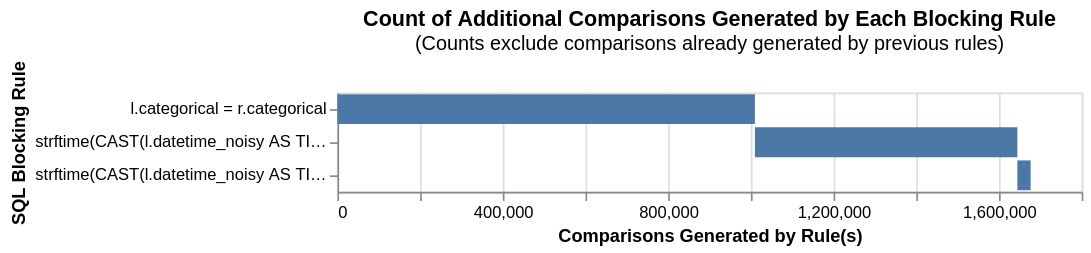

Notebook cell for this chart:
### Markdown cell above
### Splink's blocking analysis tool

We can use this to take a look at how effective our blocking is. Each increment introduces more unique pairs (w.r.t. previous blocking rules) into the total - the approach here is to get rid of pairs that we KNOW cannot be matches.

### Code cell
from splink.blocking_analysis import (
    cumulative_comparisons_to_be_scored_from_blocking_rules_chart
)

brs = get_non_numerical_blocking_rules()

cumulative_comparisons_to_be_scored_from_blocking_rules_chart(
    table_or_tables=[df1, df2],
    blocking_rules=brs,
    db_api=db_api,
    link_type="link_only",
    unique_id_column_name=UNIQUE_ID_COL
)

### Figure 1 — Vega-Lite specification as saved in the notebook (floating-point values rounded to 4 significant figures)
{"config": {"view": {"continuousWidth": 300, "continuousHeight": 300}}, "data": {"name": "data-d9e79d08e8a8ff43f9c43dcee0436e13"}, "mark": "bar", "encoding": {"order": {"field": "cumulative_rows"}, "tooltip": [{"field": "blocking_rule", "title": "SQL Condition", "type": "nominal"}, {"field": "row_count", "format": ",", "title": "Comparisons Generated", "type": "quantitative"}, {"field": "cumulative_rows", "format": ",", "title": "Cumulative Comparisons", "type": "quantitative"}, {"field": "cartesian", "format": ",", "title": "Total comparisons in Cartesian product", "type": "quantitative"}], "x": {"field": "start", "title": "Comparisons Generated by Rule(s)", "type": "quantitative"}, "x2": {"field": "cumulative_rows"}, "y": {"field": "blocking_rule", "sort": ["-x2"], "title": "SQL Blocking Rule"}}, "height": {"step": 20}, "title": {"text": "Count of Additional Comparisons Generated by Each Blocking Rule", "subtitle": "(Counts exclude comparisons already generated by previous rules)"}, "width": 450, "$schema": "https://vega.github.io/schema/vega-lite/v5.9.3.json", "datasets": {"data-d9e79d08e8a8ff43f9c43dcee0436e13": [{"blocking_rule": "\n        l.categorical = r.categorical \n    ", "row_count": 1009640, "cumulative_rows": 1009640, "cartesian": 2304168, "match_key": "0", "start": 0}, {"blocking_rule": "\n        strftime(CAST(l.datetime_noisy AS TIMESTAMP) + INTERVAL '1' DAY, '%Y%m') = strftime(CAST(r.datetime_noisy AS TIMESTAMP), '%Y%m')\n    ", "row_count": 634731, "cumulative_rows": 1644371, "cartesian": 2304168, "match_key": "1", "start": 1009640}, {"blocking_rule": "\n        strftime(CAST(l.datetime_noisy AS TIMESTAMP) - INTERVAL '1' DAY, '%Y%m') = strftime(CAST(r.datetime_noisy AS TIMESTAMP), '%Y%m')\n    ", "row_count": 32089, "cumulative_rows": 1676460, "cartesian": 2304168, "match_key": "2", "start": 1644371}]}}
